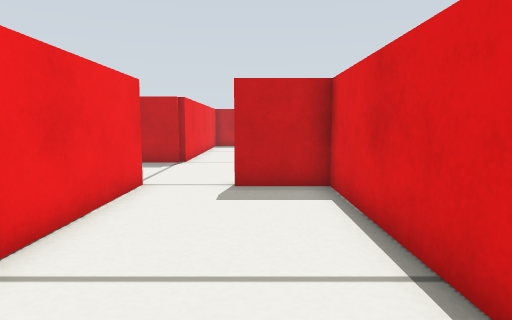
view 1 (above)

19 first-person views from a walk through a robot-simulator world made for Gazebo. The camera is 0.29 m above the floor, tilts 6° down and sees 75° across. The floor is counted in squares, 0.2 m on a side. Each view is taken from the middle of a square. On the plan, view 1 faces up. The plan holds only what a view shows up to about 15 squares ahead; the rest is blank.

view 2
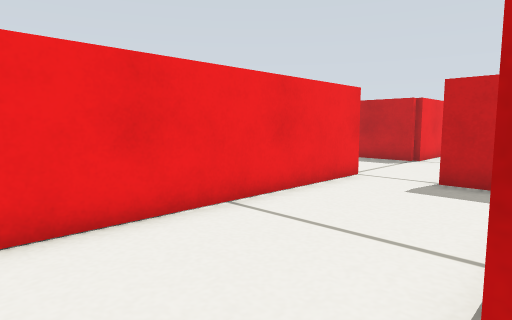

view 3
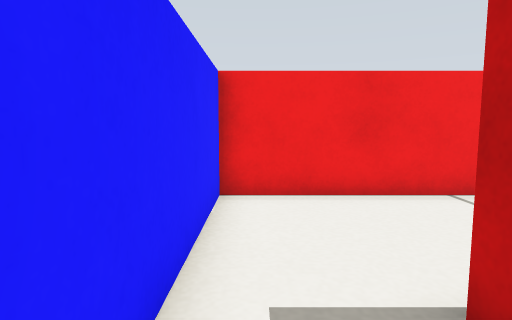

view 4
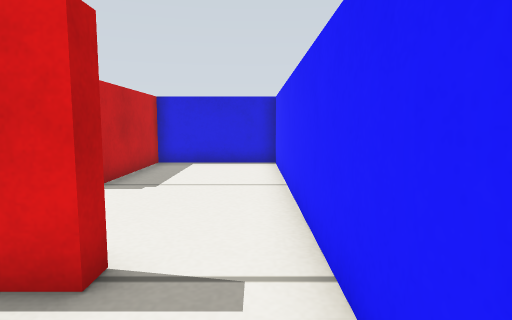

view 5
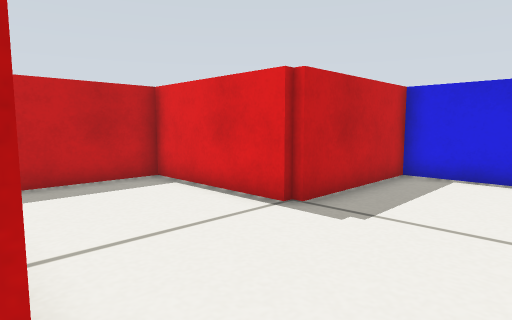

view 6
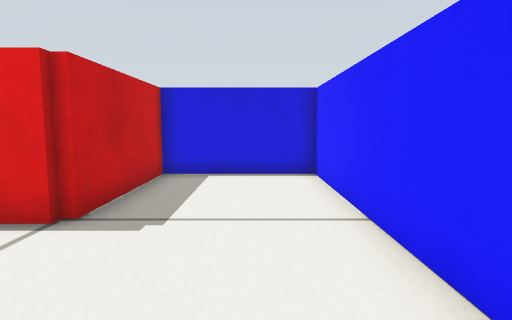

view 7
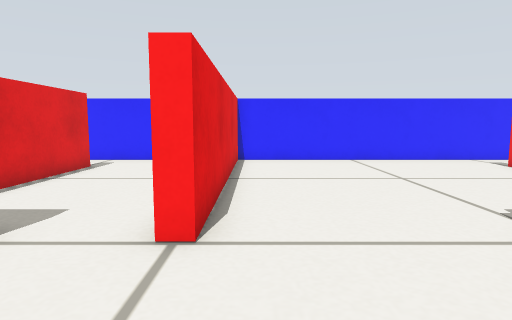

view 8
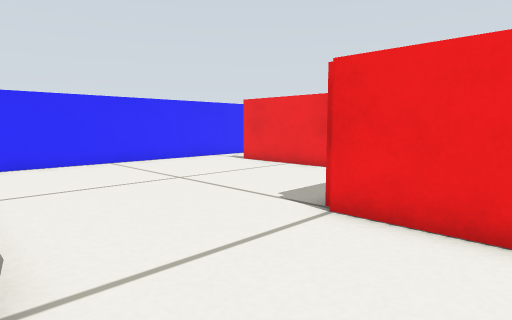

view 9
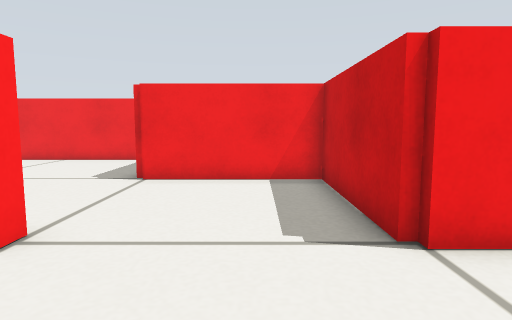

view 10
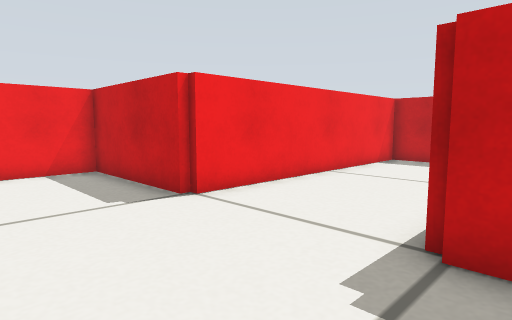

view 11
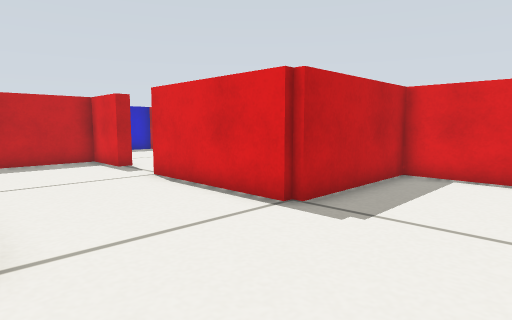

view 12
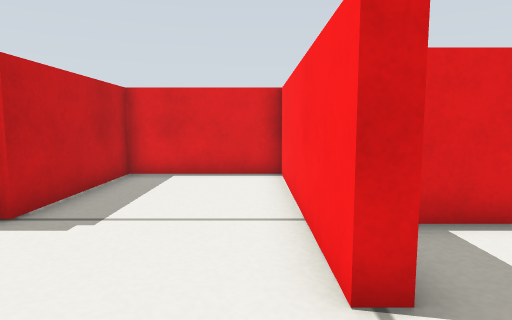

view 13
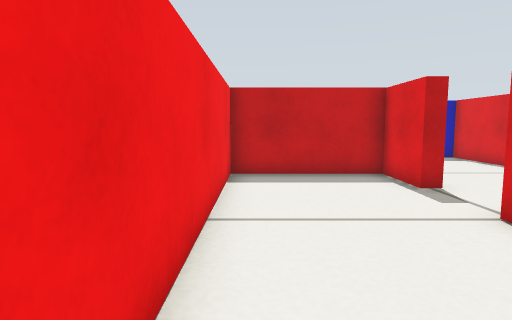

view 14
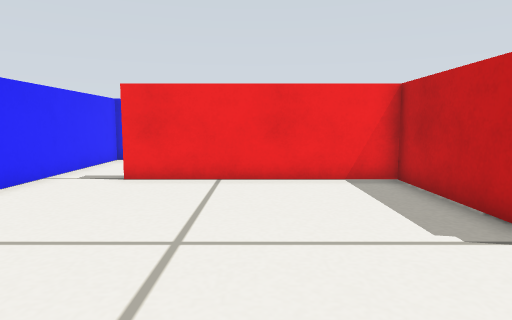

view 15
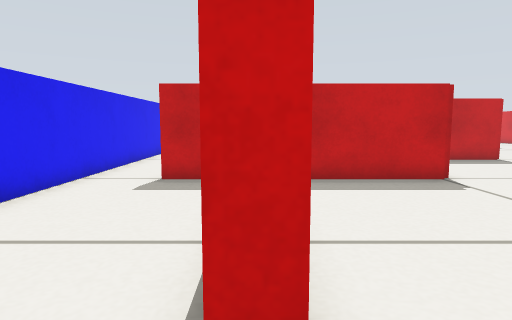

view 16
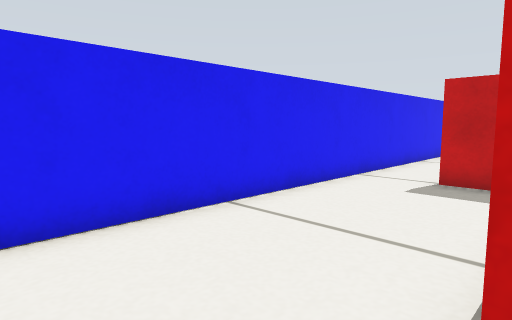

view 17
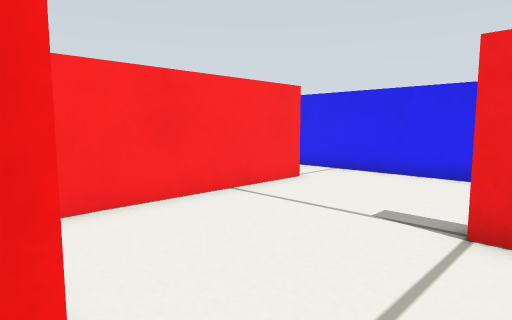

view 18
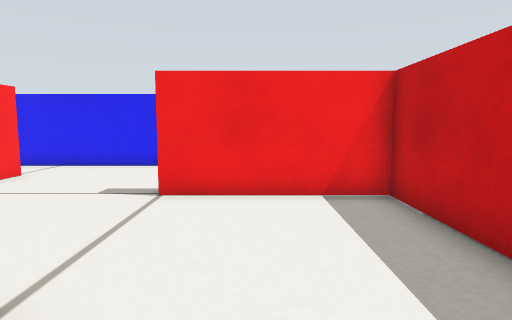

view 19
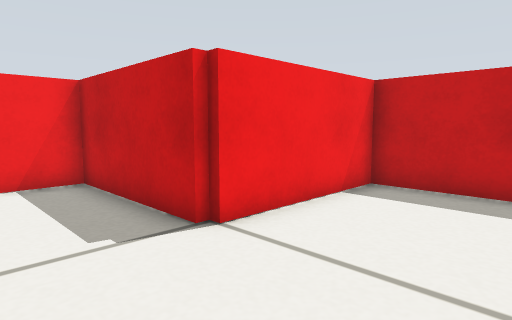

### Floor plan
Points are (right, up) in squares from view 1. A wall is a line through its corners. A room is listed if a view was taken in it or the views show most of it. See-through windows are left out.
Room 1 (views 1, 2, 4, 5, 6)
walls: (2.4, 0.5) (1.8, 0.5) (1.8, 7.8) (-0.5, 7.8) (-0.5, 8.3); (-2.7, 8) (-2.7, -1.8) (2.5, -1.8)
ways out: opening at (2, -0.5) to room 2; opening at (-1.5, 8.5) to room 4
Room 2 (view 3)
walls: (7.1, 3) (6.6, 3); (2.5, -1.8) (11.8, -1.8) (11.8, 2.7) (6.8, 2.7) (6.8, 7.8) (3.4, 7.8)
ways out: opening at (2, -0.5) to room 1
Room 3 (views 7, 8, 11, 12, 14)
walls: (-3.3, -1.5) (-3.3, 8) (-2.7, 8); (-12.4, -1.8) (-3.2, -1.8); (-2.7, 12.8) (-7.7, 12.8) (-7.7, 7.8) (-12.7, 7.8) (-12.7, 0.5)
ways out: opening at (-3, 10) to room 4; opening at (-13, -0.5) to room 5
Room 4 (views 9, 10, 13)
walls: (-0.5, 8.3) (6.8, 8.3) (6.8, 12.8) (1.8, 12.8) (1.8, 18); (2.4, 20.5) (1.8, 20.5) (1.8, 22.8) (-2.7, 22.8) (-2.7, 12.8)
ways out: opening at (-1.5, 8.5) to room 1; opening at (-3, 10) to room 3; opening at (2, 19.5)
Room 5 (views 15, 16)
walls: (-12.7, 0.5) (-13.2, 0.5); (-14.4, 7.8) (-15.5, 7.8); (-17.7, 8.4) (-17.7, -1.8) (-12.4, -1.8)
ways out: opening at (-13, -0.5) to room 3; opening at (-16.5, 8)
Room 6 (view 17)
walls: (-7.7, 17.8) (-12.7, 17.8) (-12.7, 13)
ways out: opening at (-8, 15.5) to room 7; opening at (-10.5, 13) to room 8
Room 7 (views 18, 19)
walls: (-4.9, 22.8) (-7.7, 22.8) (-7.7, 17.8)
ways out: opening at (-8, 15.5) to room 6
Room 8 (no view inside)
walls: (-12.6, 8.3) (-9.4, 8.3)
ways out: opening at (-10.5, 13) to room 6; opening at (-13, 10.5)

Where each view was taken, in squares from view 1:
view 1: 0 up, 0 right, facing up
view 2: 1 down, 2 right, facing up-left
view 3: 1 down, 4 right, facing left
view 4: 1 down, 1 left, facing right
view 5: 1 down, 2 right, facing up-right
view 6: 0 up, 2 right, facing right
view 7: 12 up, 4 left, facing down
view 8: 11 up, 3 left, facing down-left
view 9: 11 up, 1 right, facing left
view 10: 9 up, 3 right, facing up-left
view 11: 9 up, 3 left, facing up-right
view 12: 9 up, 3 left, facing right
view 13: 13 up, 2 left, facing up
view 14: 4 up, 4 left, facing left
view 15: 1 down, 13 left, facing up
view 16: 1 down, 13 left, facing up-left
view 17: 14 up, 8 left, facing down-left
view 18: 15 up, 6 left, facing left
view 19: 15 up, 4 left, facing up-left
